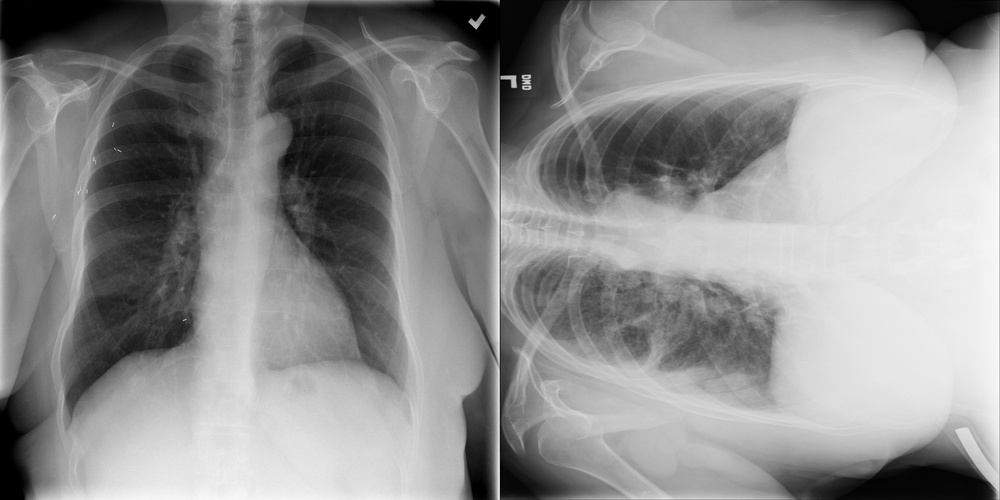
%> input picture Classify-Rotation-CXR-Frontal-View/example_0.jpg, 1000 x 500 px, shrunk from 2048 x 1024 before the run
$ octave --eval "result = findLargestConnComponent(imread('../../../../Classify-Rotation-CXR-Frontal-View/example_0.jpg'));"   (GNU Octave 9; MATLAB toolbox functions it lacks are replaced by stand-ins)
%> lines starting %> are read from the running program, lines starting %| are printed output that depends on the picture; in (x1, y1, x2, y2) boxes, pixels count from 0 and x2, y2 are one past the last pixel; in counts of white or black regions, pixels touching at a corner belong together; the program's own positions count from 1
function [L0, LE] = findLargestConnComponent(I,r)

    %L0: opened largest component
    %LE: connected object with largest volume after eroding

    if ~exist('r','var')
        r = 0;
    end

    if r > 0
        I = erodeColon(logical(I),r);
    else
        disp(' no errosion to find largest connected component.');
    end

    I = uint8(I>0);
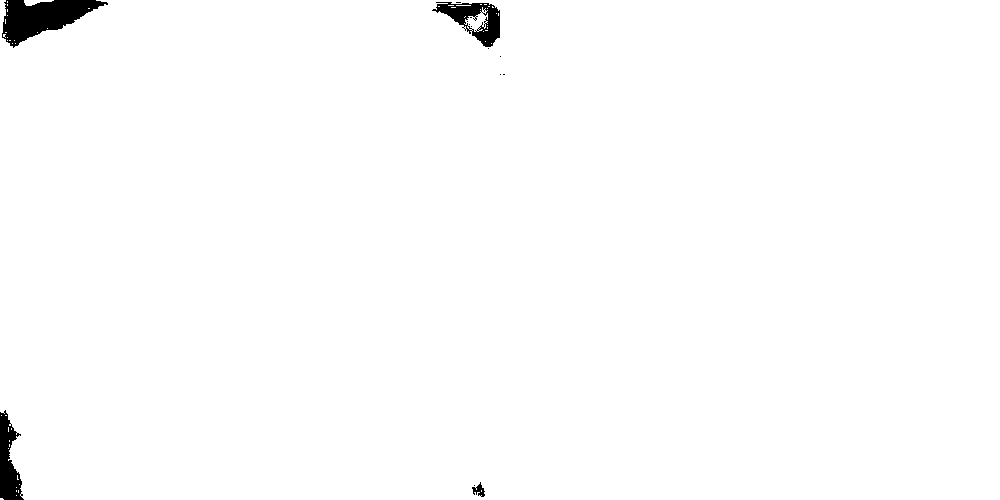
%> I: size 500x1000 uint8; values 0 (black) and 1 (white), 98.9% white; 14 black regions (10 under 20 px), largest, box (x1, y1, x2, y2) and area: (2, 0, 108, 48) 2659, (432, 2, 500, 47) 1347, (0, 410, 24, 500) 1270, (472, 482, 485, 497) 96

    [Lab, num] = bwlabeln(I,6);
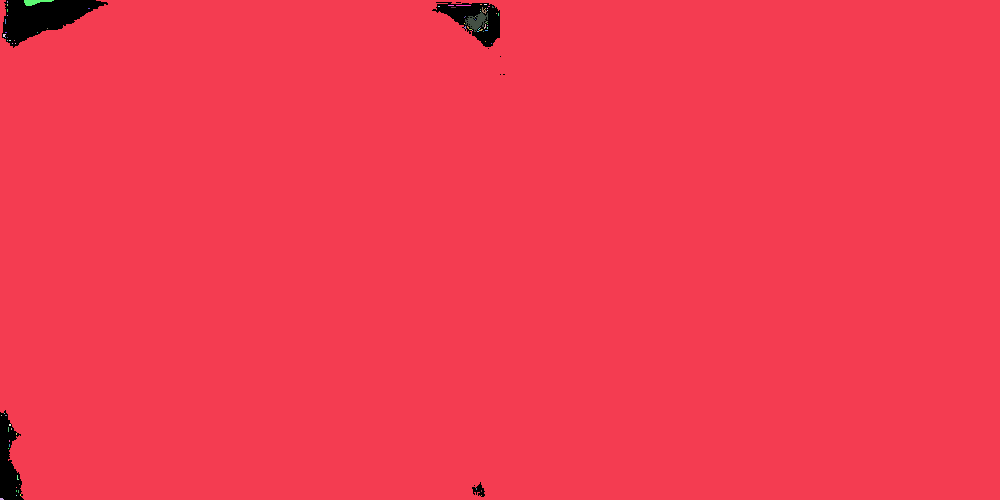
%> Lab: size 500x1000 double; 82 distinct labels, from 0 to 81; one colour per label, 0 black
%> num = 81
    if num==0
        error(' There is no object in the image!')
    end
    disp('Number of objects in segmentation:')
    disp(num)
%| 81


    % [7 lines of commented-out code are left out]
    Volumes = zeros(num,1);
    STATS = regionprops(Lab, 'Area');
%> STATS = 81 regions; largest, Area: 494094, 222, 102, 15, 14
    for i=1:num
        Volumes(i) = STATS(i).Area;
    end
%> this loop made 81 passes
%> after the loop, Volumes = 81 values, max 494094 at index 1, min 1 at index 3, mean 6106.3


    LE = uint8(Lab==find(Volumes==max(Volumes),1,'first'));
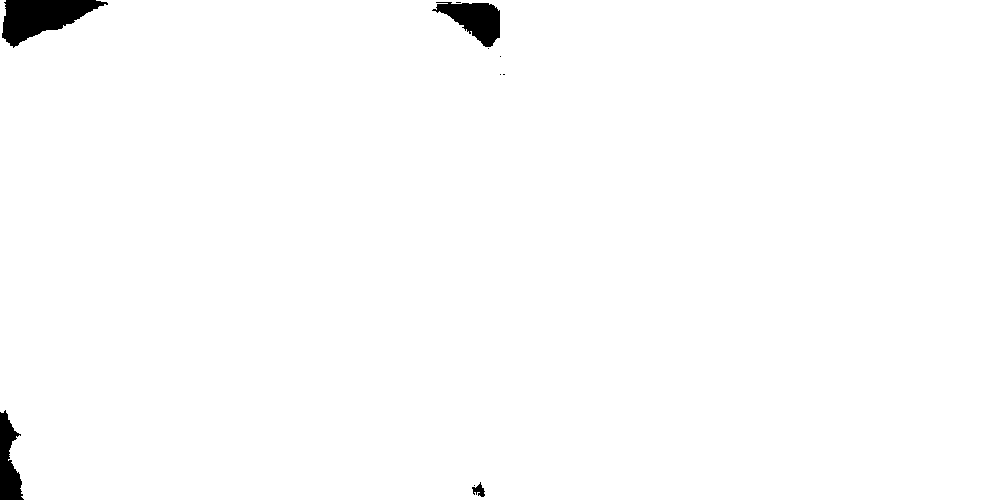
%> LE: size 500x1000 uint8; values 0 (black) and 1 (white), 98.8% white; 10 black regions (6 under 20 px), largest, box (x1, y1, x2, y2) and area: (2, 0, 108, 48) 2795, (432, 2, 500, 47) 1683, (0, 410, 24, 500) 1316, (472, 482, 485, 497) 101
    %sortVolumes = sort(Volumes);
    %LE = uint8(Lab==find(Volumes==sortVolumes(end)) | Lab==find(Volumes==sortVolumes(end-2))); % the first two largest objects

    L0 = LE;
    if r>0
        L0 = dilateColon(logical(L0),r);
    end
